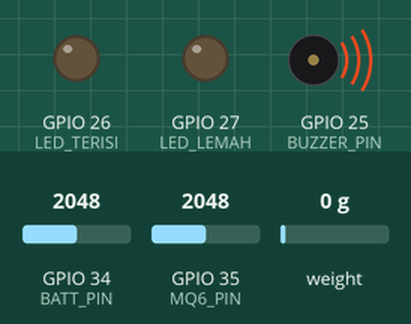
A sketch run on a simulated ESP32. Shown: output pins drawn as LEDs (lit = HIGH), buzzer (waves = sounding, pin HIGH). Inputs (shaded band) come from the test bench; at power-on: GPIO 35 (MQ6_PIN) = 2048, GPIO 34 (BATT_PIN) = 2048, weight on the scale 0 g. WiFi joins after 1.5 s; servers stay silent unless stated; what the sketch prints to the serial monitor is not drawn.

Above: at 2.2 s.
2.3 s: GPIO 35 (MQ6_PIN) set to 2271
5.7 s: GPIO 35 (MQ6_PIN) set to 2376
At 8.8 s:
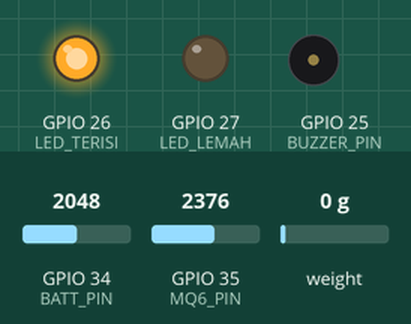
9.7 s: GPIO 34 (BATT_PIN) set to 1983
At 11.4 s:
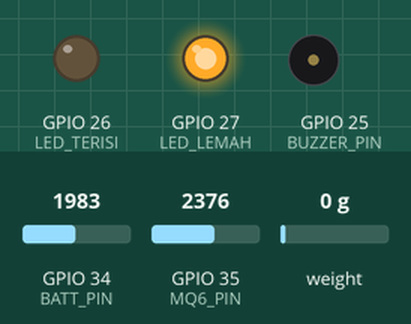
11.7 s: GPIO 35 (MQ6_PIN) set to 2047
At 14.5 s:
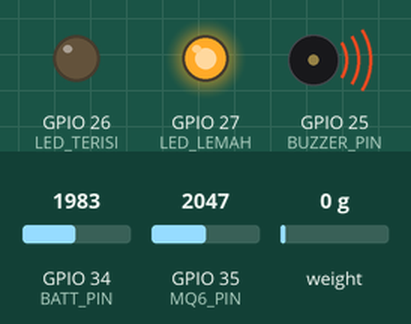
15.7 s: GPIO 35 (MQ6_PIN) set to 2866
At 18.8 s:
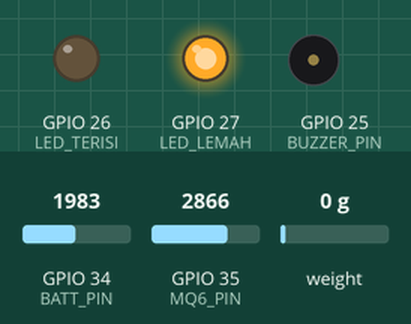
19.7 s: GPIO 35 (MQ6_PIN) set to 1228
At 23.0 s:
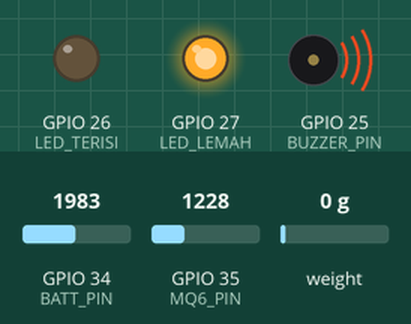
Timing chart, 0 to 24.5 s (numbered marks = the images above; inputs shaded):
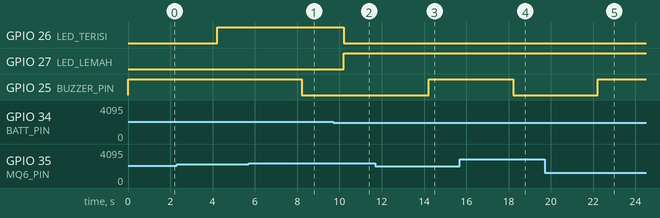

Measured:
- the behaviour switches between 2340 and 2341 on GPIO 35 (MQ6_PIN) (found by bisection; images 0 and 1)
- the behaviour switches between 2018 and 2017 on GPIO 34 (BATT_PIN) (found by bisection; images 1 and 2)
- after the input at 5.7 s, GPIO 25 (BUZZER_PIN): HIGH → LOW after 2.5 s
- after the input at 9.7 s, GPIO 26 (LED_TERISI): HIGH → LOW after 0.51 s; GPIO 27 (LED_LEMAH): LOW → HIGH after 0.51 s
- after the input at 11.7 s, GPIO 25 (BUZZER_PIN): LOW → HIGH after 2.5 s
- after the input at 15.7 s, GPIO 25 (BUZZER_PIN): HIGH → LOW after 2.5 s
- after the input at 19.7 s, GPIO 25 (BUZZER_PIN): LOW → HIGH after 2.5 s

The sketch:

capstone_fix_1.ino
```cpp
// Konfigurasi identitas blynk
#define BLYNK_TEMPLATE_ID   "TMPL6P28Se8RG"
#define BLYNK_TEMPLATE_NAME "Monitoring Gas LPG"
#define BLYNK_AUTH_TOKEN    "zFxLNSe7uFqAwEBYfx9rp99u7I6fa7_1"

// Penyertaan library yang akan digunakan
#include <WiFi.h>
#include <WiFiClient.h>
#include <BlynkSimpleEsp32.h>
#include <math.h>
#include "HX711.h"

// Konfigurasi jaringan Wi-Fi
char ssid[] = "hayo siapa";
char pass[] = "setanyahu";

// Konfigurasi pin GPIO pada ESP32
#define MQ6_PIN       35
#define BUZZER_PIN    25
#define BATT_PIN      34
#define LED_TERISI    26
#define LED_LEMAH     27
#define LOADCELL_DOUT_PIN 32
#define LOADCELL_SCK_PIN  33

// Inisialisasi parameter konstanta
const float RL = 20.0;
const float R0 = 15.0;
const float THRESHOLD_PPM = 1000.0;
const float CALIBRATION_FACTOR = 228000.0;

// Inisialisasi metadata dan macAddress
const String ID_TABUNG = "LPG-3KG-001";
String macAddress = "";

// Inisialisasi objek
HX711 scale;
BlynkTimer timer;

// Fungsi utama
void sendSensorData() {

  // Proses 1 oversampling dan filtering sensor MQ6
  long adcGasSum = 0;
  for (int i = 0; i < 50; i++) {
    adcGasSum += analogRead(MQ6_PIN);
    delay(2);
  }
  float rataRataGas = (float)adcGasSum / 50.0;

  // Proses 2 konversi nilai ADC MQ6 ke PPM
  float vRL = (rataRataGas / 4095.0) * 3.3;
  if (vRL < 0.1) vRL = 0.1;
  float rS = ((3.3 - vRL) / vRL) * RL;
  float rasio = rS / R0;
  float gasPPM = 1000.0 * pow(rasio, -2.25);

  // Proses 3 akuisisi dan kalkulasi berat (load cell)
  float beratKg = scale.get_units(10);
  if (beratKg < 0.0) beratKg = 0.0;

  // Proses 4 oversampling dan filtering tegangan baterai
  long adcBattSum = 0;
  for (int i = 0; i < 50; i++) {
    adcBattSum += analogRead(BATT_PIN);
    delay(2);
  }
  float rataRataBatt = (float)adcBattSum / 50.0;

  float vPin = (rataRataBatt / 4095.0) * 3.3;
  float vBaterai = vPin * 2.0;
  float kalkulasiPersen = ((vBaterai - 3.0) / (4.2 - 3.0)) * 100.0;

  if (kalkulasiPersen > 100.0) kalkulasiPersen = 100.0;
  if (kalkulasiPersen < 0.0) kalkulasiPersen = 0.0;

  // Proses 5 pengelompokan persentase banterai
  int persentaseBatt = 0;
  int rawPersen = (int)kalkulasiPersen;

  if (rawPersen == 0) {
    persentaseBatt = 0;
  } else if (rawPersen > 0 && rawPersen <= 10) {
    persentaseBatt = 10;
  } else if (rawPersen > 10 && rawPersen <= 20) {
    persentaseBatt = 20;
  } else if (rawPersen > 20 && rawPersen <= 30) {
    persentaseBatt = 30;
  } else if (rawPersen > 30 && rawPersen <= 40) {
    persentaseBatt = 40;
  } else if (rawPersen > 40 && rawPersen <= 50) {
    persentaseBatt = 50;
  } else if (rawPersen > 50 && rawPersen <= 60) {
    persentaseBatt = 60;
  } else if (rawPersen > 60 && rawPersen <= 70) {
    persentaseBatt = 70;
  } else if (rawPersen > 70 && rawPersen <= 80) {
    persentaseBatt = 80;
  } else if (rawPersen > 80 && rawPersen <= 90) {
    persentaseBatt = 90;
  } else if (rawPersen > 90 && rawPersen <= 100) {
    persentaseBatt = 100;
  }

  // Proses 6 logika aksi buzzer dan indikator LED
  if (gasPPM > THRESHOLD_PPM) {
    digitalWrite(BUZZER_PIN, LOW);
    Blynk.virtualWrite(V3, 255);
    Serial.print("[⚠️ BAHAYA: GAS BOCOR!]: "); Serial.print(gasPPM, 0); Serial.println(" PPM");
  } else {
    digitalWrite(BUZZER_PIN, HIGH);
    Blynk.virtualWrite(V3, 0);
  }

  if (persentaseBatt <= 20.0) {
    digitalWrite(LED_LEMAH, HIGH);
    digitalWrite(LED_TERISI, LOW);
    Blynk.virtualWrite(V4, 0);
    Blynk.virtualWrite(V5, 255);
  }
  else {
    digitalWrite(LED_LEMAH, LOW);
    digitalWrite(LED_TERISI, HIGH);
    Blynk.virtualWrite(V4, 255);
    Blynk.virtualWrite(V5, 0);
  }

  // Proses 7 debug data (cetak di serial monitor
  Serial.print("[" + macAddress + " | " + ID_TABUNG + "] ");
  Serial.print("Gas: "); Serial.print(gasPPM, 0); Serial.print(" PPM (ADC: "); Serial.print(rataRataGas, 0);
  Serial.print(") | Berat Tabung: "); Serial.print(beratKg, 2); Serial.print(" Kg");
  Serial.print(" | Batt Volt: "); Serial.print(vBaterai, 2);
  Serial.print(" V ("); Serial.print(persentaseBatt); Serial.println("%)");

  // Proses 8 transmisi data ke blynk melalui virtual pin
  Blynk.virtualWrite(V1, gasPPM);
  Blynk.virtualWrite(V2, persentaseBatt);
  Blynk.virtualWrite(V6, beratKg);
}

// Fungsi inisialisasi kondisi awal sistem
void setup() {
  Serial.begin(115200);
  Serial.println("\n=== MEMULAI SISTEM IOT BLYNK (MODE TOTAL SENSOR) ===");

  // konfigurasi fungsi masing-masing pin GPIO ESP32
  pinMode(MQ6_PIN, INPUT);
  pinMode(BATT_PIN, INPUT);
  pinMode(BUZZER_PIN, OUTPUT);
  pinMode(LED_TERISI, OUTPUT);
  pinMode(LED_LEMAH, OUTPUT);

  // Kondisi awal LED dan buzzer
  digitalWrite(BUZZER_PIN, HIGH);
  digitalWrite(LED_TERISI, LOW);
  digitalWrite(LED_LEMAH, LOW);

  // inisialisasi dan kalibrasi load cell
  scale.begin(LOADCELL_DOUT_PIN, LOADCELL_SCK_PIN);
  scale.set_scale(CALIBRATION_FACTOR);
  scale.tare();

  // Pengaturan sistem non-blocking
  Serial.print("Mencoba menyambungkan ke Wi-Fi: ");
  Serial.println(ssid);
  WiFi.begin(ssid, pass);

  // Mengambil alamat chip Wi-Fi
  macAddress = WiFi.macAddress();

  Blynk.config(BLYNK_AUTH_TOKEN);
  timer.setInterval(2000L, sendSensorData);
}

// Fungsi looping sistem
void loop() {
  if (WiFi.status() == WL_CONNECTED) {
    Blynk.run();
  }
  timer.run();
}
```
